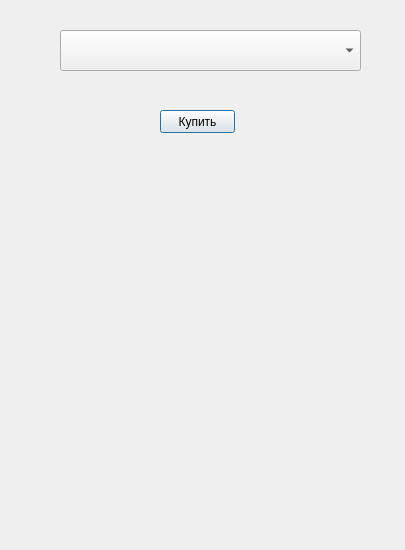
<?xml version="1.0" encoding="UTF-8"?>
<ui version="4.0">
 <class>Dialog</class>
 <widget class="QDialog" name="Dialog">
  <property name="geometry">
   <rect>
    <x>0</x>
    <y>0</y>
    <width>405</width>
    <height>550</height>
   </rect>
  </property>
  <property name="windowTitle">
   <string>Dialog</string>
  </property>
  <widget class="QComboBox" name="comboBox">
   <property name="geometry">
    <rect>
     <x>60</x>
     <y>30</y>
     <width>301</width>
     <height>41</height>
    </rect>
   </property>
  </widget>
  <widget class="QPushButton" name="pushButton">
   <property name="geometry">
    <rect>
     <x>160</x>
     <y>110</y>
     <width>75</width>
     <height>23</height>
    </rect>
   </property>
   <property name="text">
    <string>Купить</string>
   </property>
  </widget>
 </widget>
 <resources/>
 <connections/>
</ui>
